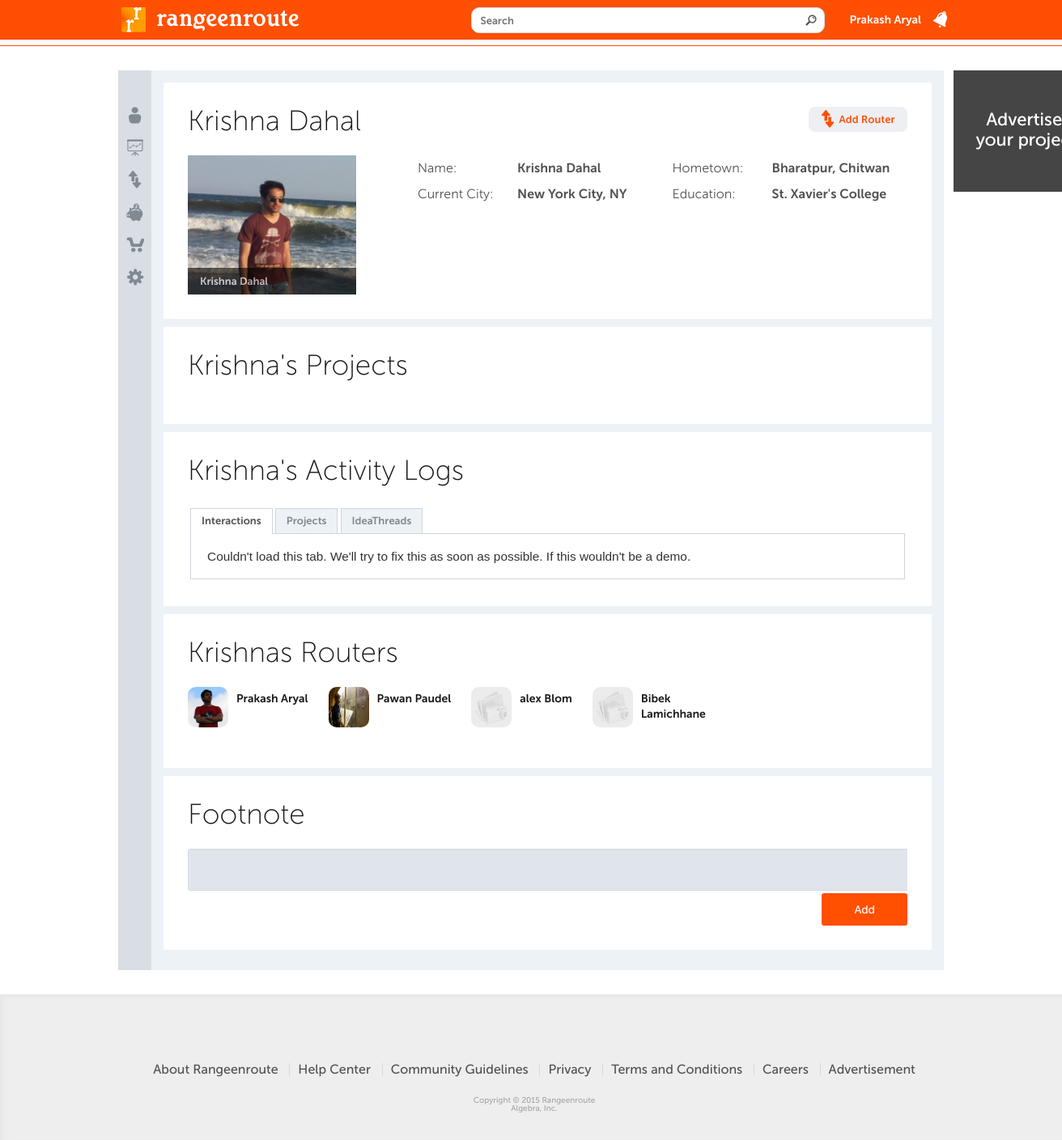
Page /user.php?uid=16 (signed in) on the committed database.
### tables this page shows
CREATE TABLE IF NOT EXISTS `users` (
  `user_id` int(11) NOT NULL,
  `first_name` varchar(50) NOT NULL,
  `last_name` varchar(50) NOT NULL,
  `preferred_name` text NOT NULL,
  `display_name` text NOT NULL,
  `keep_preferred_only` int(11) NOT NULL DEFAULT '0',
  `keep_preferred_nickname` int(11) NOT NULL DEFAULT '0',
  `company_name` varchar(50) NOT NULL,
  `location` text NOT NULL,
  `email` varchar(50) NOT NULL,
  `password` varchar(150) NOT NULL,
  `user_type` int(11) NOT NULL,
  `user_level` int(11) NOT NULL DEFAULT '1',
  `birthday` date NOT NULL,
  `gender` int(11) NOT NULL DEFAULT '1',
  `college` text NOT NULL,
  `high_school` text NOT NULL,
  `school` text NOT NULL,
  `position` varchar(100) NOT NULL,
  `hometown` varchar(50) NOT NULL,
  `mailing_address` text NOT NULL,
  `alt_email` varchar(50) NOT NULL,
  `social_network` text NOT NULL,
  `phone` varchar(30) NOT NULL,
  `quotes` text NOT NULL,
  `about_me` text NOT NULL,
  `photo` varchar(50) NOT NULL,
  `created_on` timestamp NOT NULL DEFAULT CURRENT_TIMESTAMP,
  `updated_on` timestamp NULL DEFAULT NULL,
  `password_updated_on` timestamp NOT NULL DEFAULT '0000-00-00 00:00:00',
  `register_type` int(11) NOT NULL DEFAULT '1',
  `verified` int(11) NOT NULL DEFAULT '0',
  `verify_file` text NOT NULL,
  `balance` int(11) NOT NULL DEFAULT '0',
  `confirmed` int(11) NOT NULL DEFAULT '0'
);

CREATE TABLE IF NOT EXISTS `routers` (
  `router_id` int(11) NOT NULL,
  `user_id` int(11) NOT NULL,
  `routed_by` int(11) NOT NULL,
  `status` int(11) NOT NULL DEFAULT '0',
  `created_on` timestamp NOT NULL DEFAULT CURRENT_TIMESTAMP
);

### includes/libs/mysql/dbFunctions.php (called while the page is built, shortened)
<?php
class CDatabase {
    var $link;
    function CDatabase($db, $host = "localhost", $user = "", $pass = "") {
        if ($this->link = mysqli_connect($host, $user, $pass)) {
            return mysqli_select_db($this->link,$db);
        } else {
            return 0;
        }
    }
    function query($sql) {
        return mysqli_query( $this->link,$sql);
    }
    function num_rows($q) {
        return mysqli_num_rows($q);
    }
    function fetch_array($q, $result_type = MYSQL_ASSOC) {
        return mysqli_fetch_array($q, $result_type = MYSQLI_ASSOC);
    }
    function free_result($q) {
        return mysqli_free_result($q);
    }
    function sql2array($sql, $keyField = '') {
        if ((empty($sql)) || (!($query = $this->query($sql)))) {
            return false;
        }
        if ($this->num_rows($query) < 1) {
            return false;
        }
        return $this->result2array($query, $keyField);
    }
    function result2array($q, $keyField = '') {
        $Result = array();
        while ($Data = $this->fetch_array($q)) {
            if (empty($keyField)) {
                $Result[] = $Data;
            } else {
                $Result[$Data[$keyField]] = $Data;
            }
        }
        return $Result;
    }
}
?>

### includes/config.php (called while the page is built, shortened)
<?php
require_once(DIR_LIBS . 'mysql/dbFunctions.php');
$db_con = new CDatabase(MYSQL_DATABASE, MYSQL_HOST, MYSQL_USER, MYSQL_PASSWORD);
?>

### includes/app/users.php (called while the page is built, shortened)
<?php
function getUserData($user_id) {
    global $db_con;
    $res = $db_con->query("SELECT * FROM `users` WHERE `user_id` = " . $user_id . " LIMIT 1");
    return $db_con->fetch_array($res);
}
function checkRouter($user_id, $routed_by) {
    global $db_con;
    $q = "SELECT `status` FROM `routers` WHERE `user_id` = " . $user_id . " AND `routed_by` = " . $routed_by . " LIMIT 1";
    $res = $db_con->query($q);
    $router = $db_con->fetch_array($res);
    return -1;
}
function getRoutersForUser($routed_by, $search_str = '') {
    global $db_con;
    if (empty($search_str))
        $query = 'SELECT `user_id` FROM `routers` WHERE `routed_by` = ' . $routed_by . ' AND `status` = 1 ORDER BY router_id';
    else
        $query = 'SELECT r.user_id FROM routers as r, users as u WHERE r.user_id = u.user_id AND (u.first_name LIKE "%' . $db_con->escape($search_str) . '%" OR u.last_name LIKE "%' . $db_con->escape($search_str) . '%") AND r.routed_by = ' . $routed_by . ' AND r.status = 1 ORDER BY router_id';
    return $db_con->sql2array($query);
}
function isMyRouter($user_id) {
    global $db_con;
    $query = 'SELECT `user_id` FROM `routers` WHERE `routed_by` = ' . $user_id;
    $res = $db_con->query($query);
    $user = $db_con->fetch_array($res);
    return $user['user_id'];
}
function getFootnoteByAuthor($user_id, $created_by) {
    global $db_con;
    $query = 'SELECT `user_id` FROM `footnotes` WHERE `user_id` = ' . $user_id . ' AND `created_by` = ' . $created_by;
    $res = $db_con->query($query);
    $user = $db_con->fetch_array($res);
    return $user['user_id'];
}
?>

### user.php (the view, shortened to what this page needs)
<?php
include('includes/header.php');
require_once(DIR_APP . 'users.php');
if (isset($_GET['uid']))
    $uid = intval($_GET['uid']);
else
    $uid = $_SESSION['uid'];
if (!isset($_GET['uid']) || $_GET['uid'] == $_SESSION['uid'])
    $own_profile = true;
else
    $own_profile = false;
$user = getUserData($uid);
?>
    <div class="inner-page-wrapper">
        <div class="inner-page content">
            <?php include(DIR_INCLUDE . 'left_nav.php'); ?>
            <div class="main-content">
                <form action="" method="post" enctype="multipart/form-data">
                    <div class="content-block">
                        <div class="content-title"><?php echo $user['display_name']; ?>
                            <div class="add-router">
                                <?php
                                if (!$own_profile) {
                                    $status = checkRouter($uid, $_SESSION['uid']);
                                    if ($status == -1) {
                                        ?>
                                        <a href="user.php?action=add_router&uid=<?php echo $uid; ?>"><img
                                                src="images/add_route.png" alt="" title="Click to add router"></a>
                                    <?php } else if ($status == 1) {
                                        ?>
                                        <a href="user.php?action=remove_router&uid=<?php echo $uid; ?>"><img
                                                src="images/routed.png" alt="" title="Click to remove router"></a>
                                        <?php
                                    } else if ($status == 0) {
                                        ?>
                                        <a href="#"><img src="images/connection.png" alt=""
                                                         title="Connection in Process"></a>
                                        <?php
                                    }
                                }
                                ?>
                            </div>
                        </div>
                        <div class="content-left-col project-details">
                            <div class="user-photo">
                                <?php
                                if (empty($user['photo'])) {
                                    echo '<img src="uploads/avatars/nophoto.jpg" alt="">';
                                } else {
                                    echo '<img src="uploads/avatars/' . $user['photo'] . '" alt="">';
                                }
                                ?>
                                <div class="name-block"><?php echo $user['display_name']; ?></div>
                            </div>
                        </div>
                        <div class="content-right-col project-details">
                            <div class="form-item no-height">
                                <ul class="user-info-left">
                                    <li><label>Name:</label><?php echo $user['display_name'] ?></li>
                                    <li><label>Current City:</label><?php echo $user['location'] ?></li>
                                </ul>
                                <ul class="user-info-right">
                                    <li><label>Hometown:</label><?php echo $user['hometown'] ?></li>
                                    <li><label>Education:</label><?php echo $user['high_school'] ?></li>
                                </ul>
                            </div>
                        </div>
                    </div>
                    <div class="my-projects content-block">
                        <div class="content-title"><?php
                            if ($own_profile)
                                echo 'My';
                            else
                                echo $user['first_name'] . "'s";
                            ?> Projects
                        </div>
                    </div>
                    <div class="my-activity content-block">
                        <div class="content-title"><?php
                            if ($own_profile)
                                echo 'My';
                            else
                                echo $user['first_name'] . "'s";
                            ?> Activity Logs
                        </div>
                        <div id="home-tabs">
                            <ul>
                                <li><a href="includes/user-tab-activities.php?uid=<?php echo $_GET['uid']; ?>">Interactions</a>
                                </li>
                                <li>
                                    <a href="includes/user-tab-commented.php?uid=<?php echo $_GET['uid']; ?>">Projects</a>
                                </li>
                                <li><a href="includes/user-tab-ideathread.php?uid=<?php echo $_GET['uid']; ?>">IdeaThreads</a>
                                </li>
                            </ul>
                        </div>
                    </div>
                    <div class="my-routers content-block">
                        <div class="content-title"><?php
                            if ($own_profile)
                                echo 'My';
                            else
                                echo $user['first_name'] . 's';
                            ?> Routers
                        </div>
                        <div class="form-item no-height">
                            <?php
                            $routers = getRoutersForUser($uid);
                            if (!empty($routers)) {
                                foreach ($routers as $router) {
                                    $u = getUserData($router['user_id']);
                                    ?>
                                    <div class="router-user-photo">
                                        <a href="user.php?uid=<?php echo $u['user_id']; ?>">
                                            <?php if (empty($u['photo'])) { ?>
                                                <img src="uploads/avatars/nophoto.jpg" alt="">
                                            <?php } else {
                                                ?>
                                                <img src="uploads/avatars/<?php echo $u['photo']; ?>" alt="">
                                            <?php } ?>
                                        </a>
                                        <div class="router-user-name">
                                            <a href="user.php?uid=<?php echo $u['user_id']; ?>"><?php echo $u['display_name']; ?></a>
                                        </div>
                                    </div>
                                    <?php
                                }
                            }
                            ?>
                        </div>
                    </div>
                    <div class="footnote content-block">
                        <div class="content-title">Footnote</div>
                        <?php
                        $myfootnote = getFootnoteByAuthor($user['user_id'], $_SESSION['uid']);
                        $ismyrouter = isMyRouter($user['user_id']);
                        if (!$myfootnote && $ismyrouter) { ?>
                            <form action="" method="post">
                                <div class="form-item no-height"><textarea name="footnote" id="footnote"
                                                                           maxlength="111"></textarea> <input
                                        type="submit" name="add_foonote" value="Add"></div>
                            </form>
                        <?php }
                        ?>
                    </div>
            </div>
        </div>
        <?php include(DIR_INCLUDE . 'right_side.php'); ?>
    </div>
<?php include(DIR_INCLUDE . 'footer.php');
?>

### includes/header.php (shortened to what this page needs)
<?php require_once('includes/config.php'); ?>
<!DOCTYPE html>
<html lang="en-US">
    <head>
        <link rel="stylesheet" type="text/css" media="screen" href="<?php echo SITE_URL ?>/css/jquery-ui-git.css" />
        <link rel="stylesheet" href="<?php echo SITE_URL ?>/css/style.css" type="text/css" media="all" />
        <link rel="stylesheet" href="<?php echo SITE_URL ?>/css/new_style.css" type="text/css" media="all" />
        <link rel="stylesheet" href="<?php echo SITE_URL ?>/css/fonts/stylesheet.css" type="text/css" media="all" />
	<link rel="stylesheet" href="https://cdnjs.cloudflare.com/ajax/libs/font-awesome/4.3.0/css/font-awesome.css" type="text/css" />
        <link rel="stylesheet" href="<?php echo SITE_URL ?>/js/jquery-ui/jquery-ui-1.11.0/jquery-ui.css">
        <link rel="stylesheet" href="js//fancybox/source/jquery.fancybox.css?v=2.1.5" type="text/css" media="screen" />
    </head>
    <body>
        <header class="header-wrapper">
            <div class="header-container">
                <?php if (!empty($_SESSION['logged_in'])) { ?>
                    <a href="home.php" alt="Home" class="site-logo"><img src="<?php echo SITE_URL; ?>/images/logo.png"></a>
                    <div class="user-bar">
                        <div class="search-form">
                            <form action="search.php" method="post">
                                <input type="text" name="search_text" placeholder="Search">
                                <input type="submit" name="search" value="">
                            </form>
                        </div>
                        <div class="user-name-top"><a href="user.php"><?php echo $_SESSION['display_name']; ?></a></div>
                        <a href="#" class="top-messages allNotifications" user-id="<?php echo $_SESSION['uid'] ;?>">
                         <?php require_once('includes/app/users.php');
                             ?>
                       </a>
                    </div>
                <?php } ?>
            </div>
        </header>
        <div class="main-wrapper">

### includes/left_nav.php
<div class="left-navigation">
<ul>
<li class="profile-item <?php if (CURRENT_PAGE == 'profile') echo 'active'; ?>"><a href="profile.php">Profile</a></li>
<li class="project-item <?php if (CURRENT_PAGE == 'project') echo 'active'; ?>"><a href="project.php">Project</a></li>
<li class="router-item-nav <?php if (CURRENT_PAGE == 'connection') echo 'active'; ?>"><a href="connection.php">Router</a></li>
<li class="finance-item <?php if (CURRENT_PAGE == 'account_management') echo 'active'; ?>"><a href="account_management.php">Finance</a></li>
<li class="store-item <?php if (CURRENT_PAGE == 'store') echo 'active'; ?>"><a href="store.php">Store</a></li>
<li class="settings-item <?php if (CURRENT_PAGE == 'account') echo 'active'; ?>"><a href="account.php">Settings</a></li>
</ul>
</div>

### includes/right_side.php
<div class="right-side-ads">
<div class="right-banner"><a href="advertisement.php"><img src="images/180-150-banner.jpg" alt=""></a></div>
</div>

### includes/footer.php (shortened to what this page needs)
<footer class="site-footer">
	<div class="footer-container">
    	<nav class="footer-menu">
    	<ul>
    	<li><a href="about.php">About Rangeenroute</a></li>
    	<li><a href="help.php">Help Center</a></li>
    	<li><a href="guidelines.php">Community Guidelines</a></li>
    	<li><a href="privacy_policy.php">Privacy</a></li>
        <li><a href="terms.php">Terms and Conditions</a></li>
        <li><a href="careers.php">Careers</a></li>
        <li><a href="advertisement_help.php">Advertisement</a></li>
    	</ul>
    	</nav>
    	<div class="copyright">Copyright &copy; <?php echo date('Y', time()); ?> Rangeenroute
         </br> <p align="center"> Algebra, Inc.</p></div>
	</div>
</footer>
</div>
</body>
</html>

### rows in the picture
users: display_name "Krishna Dahal", photo (picture), location "New York City, NY", hometown "Bharatpur, Chitwan", high_school "St. Xavier's College", first_name "Krishna"
routers: user.photo (picture), user.display_name "Prakash Aryal"
routers: user.photo (picture), user.display_name "Pawan Paudel"
routers: user.display_name "alex Blom"
routers: user.display_name "Bibek Lamichhane"

### other values in the picture
$_SESSION['display_name'] "Prakash Aryal"
